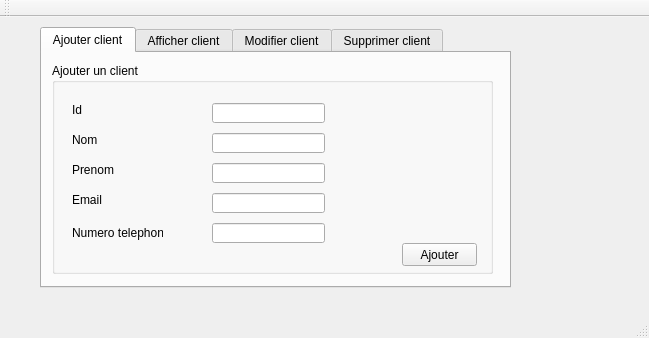
<?xml version="1.0" encoding="UTF-8"?>
<ui version="4.0">
 <class>MainWindow</class>
 <widget class="QMainWindow" name="MainWindow">
  <property name="geometry">
   <rect>
    <x>0</x>
    <y>0</y>
    <width>649</width>
    <height>338</height>
   </rect>
  </property>
  <property name="windowTitle">
   <string>Gestion des Clients</string>
  </property>
  <widget class="QWidget" name="centralWidget">
   <widget class="QTabWidget" name="tabWidget">
    <property name="geometry">
     <rect>
      <x>40</x>
      <y>10</y>
      <width>471</width>
      <height>261</height>
     </rect>
    </property>
    <property name="currentIndex">
     <number>0</number>
    </property>
    <widget class="QWidget" name="tab">
     <attribute name="title">
      <string>Ajouter client</string>
     </attribute>
     <widget class="QGroupBox" name="groupBox">
      <property name="geometry">
       <rect>
        <x>10</x>
        <y>10</y>
        <width>441</width>
        <height>211</height>
       </rect>
      </property>
      <property name="title">
       <string>Ajouter un client</string>
      </property>
      <widget class="QLabel" name="label">
       <property name="geometry">
        <rect>
         <x>20</x>
         <y>40</y>
         <width>47</width>
         <height>14</height>
        </rect>
       </property>
       <property name="text">
        <string>Id</string>
       </property>
      </widget>
      <widget class="QLabel" name="label_2">
       <property name="geometry">
        <rect>
         <x>20</x>
         <y>70</y>
         <width>47</width>
         <height>14</height>
        </rect>
       </property>
       <property name="text">
        <string>Nom</string>
       </property>
      </widget>
      <widget class="QLabel" name="label_3">
       <property name="geometry">
        <rect>
         <x>20</x>
         <y>100</y>
         <width>47</width>
         <height>14</height>
        </rect>
       </property>
       <property name="text">
        <string>Prenom</string>
       </property>
      </widget>
      <widget class="QLabel" name="label_4">
       <property name="geometry">
        <rect>
         <x>20</x>
         <y>130</y>
         <width>47</width>
         <height>14</height>
        </rect>
       </property>
       <property name="text">
        <string>Email</string>
       </property>
      </widget>
      <widget class="QLabel" name="label_5">
       <property name="geometry">
        <rect>
         <x>20</x>
         <y>160</y>
         <width>91</width>
         <height>20</height>
        </rect>
       </property>
       <property name="text">
        <string>Numero telephone</string>
       </property>
      </widget>
      <widget class="QLineEdit" name="le_id">
       <property name="geometry">
        <rect>
         <x>160</x>
         <y>40</y>
         <width>113</width>
         <height>20</height>
        </rect>
       </property>
      </widget>
      <widget class="QLineEdit" name="le_nom">
       <property name="geometry">
        <rect>
         <x>160</x>
         <y>70</y>
         <width>113</width>
         <height>20</height>
        </rect>
       </property>
      </widget>
      <widget class="QLineEdit" name="le_prenom">
       <property name="geometry">
        <rect>
         <x>160</x>
         <y>100</y>
         <width>113</width>
         <height>20</height>
        </rect>
       </property>
      </widget>
      <widget class="QLineEdit" name="le_email">
       <property name="geometry">
        <rect>
         <x>160</x>
         <y>130</y>
         <width>113</width>
         <height>20</height>
        </rect>
       </property>
      </widget>
      <widget class="QLineEdit" name="le_numero">
       <property name="geometry">
        <rect>
         <x>160</x>
         <y>160</y>
         <width>113</width>
         <height>20</height>
        </rect>
       </property>
      </widget>
      <widget class="QPushButton" name="pb_ajouter">
       <property name="geometry">
        <rect>
         <x>350</x>
         <y>180</y>
         <width>75</width>
         <height>23</height>
        </rect>
       </property>
       <property name="text">
        <string>Ajouter</string>
       </property>
      </widget>
     </widget>
    </widget>
    <widget class="QWidget" name="tab_2">
     <attribute name="title">
      <string>Afficher client</string>
     </attribute>
     <widget class="QGroupBox" name="groupBox_2">
      <property name="geometry">
       <rect>
        <x>9</x>
        <y>9</y>
        <width>441</width>
        <height>211</height>
       </rect>
      </property>
      <property name="title">
       <string>Liste des clients</string>
      </property>
      <widget class="QTableView" name="tab_client">
       <property name="geometry">
        <rect>
         <x>15</x>
         <y>21</y>
         <width>411</width>
         <height>181</height>
        </rect>
       </property>
      </widget>
     </widget>
    </widget>
    <widget class="QWidget" name="tab_3">
     <attribute name="title">
      <string>Modifier client</string>
     </attribute>
    </widget>
    <widget class="QWidget" name="tab_4">
     <attribute name="title">
      <string>Supprimer client</string>
     </attribute>
     <widget class="QLabel" name="label_6">
      <property name="geometry">
       <rect>
        <x>100</x>
        <y>90</y>
        <width>47</width>
        <height>14</height>
       </rect>
      </property>
      <property name="text">
       <string>ID</string>
      </property>
     </widget>
     <widget class="QLineEdit" name="le_id_supp">
      <property name="geometry">
       <rect>
        <x>150</x>
        <y>90</y>
        <width>113</width>
        <height>20</height>
       </rect>
      </property>
     </widget>
     <widget class="QPushButton" name="pb_supprimer">
      <property name="geometry">
       <rect>
        <x>330</x>
        <y>170</y>
        <width>75</width>
        <height>23</height>
       </rect>
      </property>
      <property name="text">
       <string>Supprimer</string>
      </property>
     </widget>
    </widget>
   </widget>
  </widget>
  <widget class="QMenuBar" name="menuBar">
   <property name="geometry">
    <rect>
     <x>0</x>
     <y>0</y>
     <width>649</width>
     <height>22</height>
    </rect>
   </property>
  </widget>
  <widget class="QToolBar" name="mainToolBar">
   <attribute name="toolBarArea">
    <enum>TopToolBarArea</enum>
   </attribute>
   <attribute name="toolBarBreak">
    <bool>false</bool>
   </attribute>
  </widget>
  <widget class="QStatusBar" name="statusBar"/>
 </widget>
 <layoutdefault spacing="6" margin="11"/>
 <resources/>
 <connections/>
</ui>
